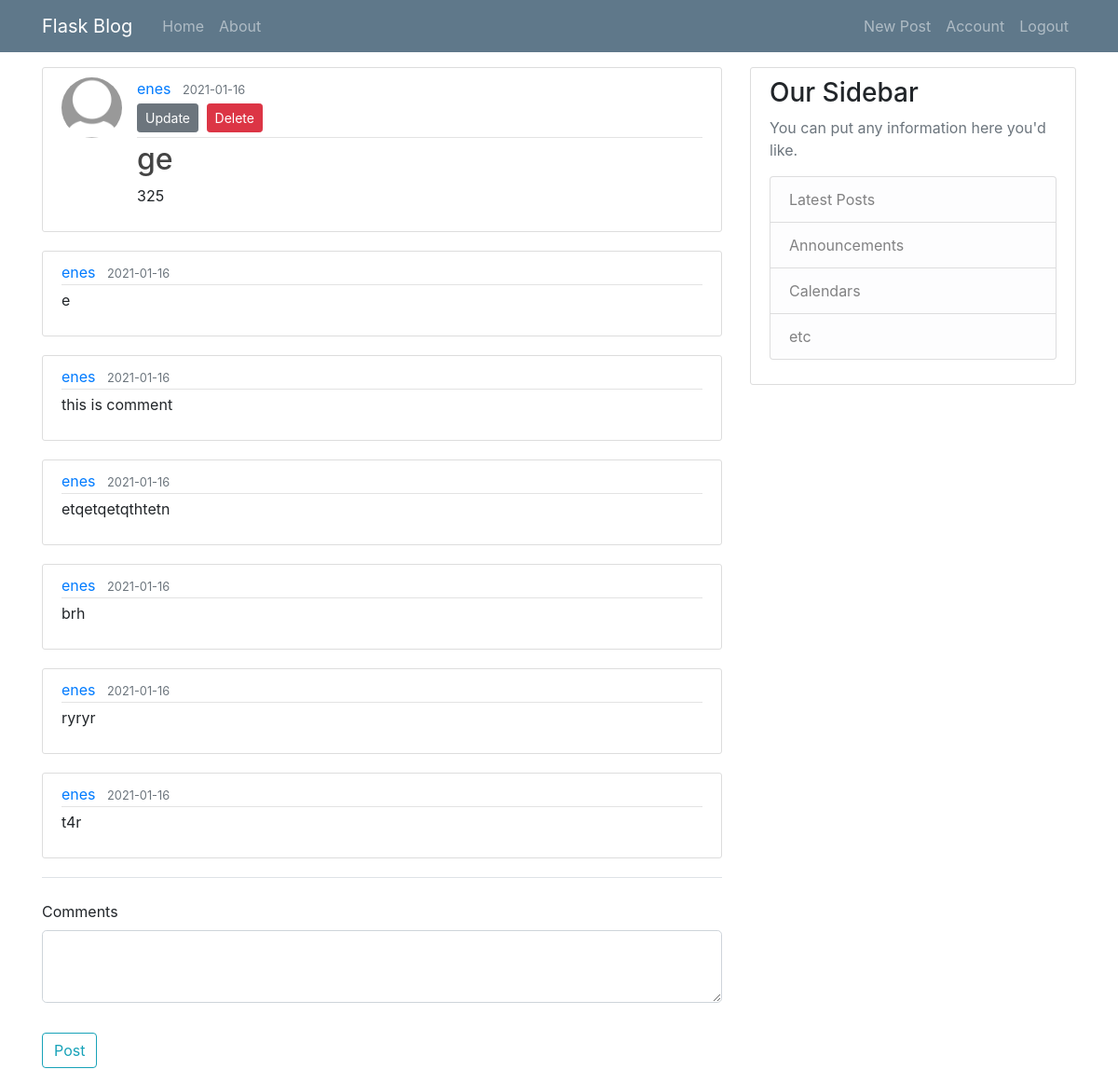
The app's page /post/2 (signed in) with its own data.
### Blog/models.py (models this page shows, shortened)
class User(db.Model, UserMixin):
    id = db.Column(db.Integer, primary_key=True)
    username = db.Column(db.String(20), unique=True, nullable=False)
    email = db.Column(db.String(120), unique=True, nullable=False)
    image_file = db.Column(db.String(20), nullable=False, default='default.jpg')
    password = db.Column(db.String(60), nullable=False)
    posts = db.relationship('Post', backref='author', lazy=True)
    comments = db.relationship('Comment', backref="author",lazy=True)

class Post(db.Model):
    id = db.Column(db.Integer, primary_key=True)
    title = db.Column(db.String(100), nullable=False)
    date_posted = db.Column(db.DateTime, nullable=False, default=datetime.utcnow)
    content = db.Column(db.Text, nullable=False)
    user_id = db.Column(db.Integer, db.ForeignKey('user.id'), nullable=False)
    comments = db.relationship('Comment', backref='entry', lazy=True)

class Comment(db.Model):
    id = db.Column(db.Integer, primary_key=True)
    date_posted = db.Column(db.DateTime, nullable=False, default=datetime.utcnow)
    content = db.Column(db.Text, nullable=False)
    post_id = db.Column(db.Integer, db.ForeignKey('post.id'), nullable=False)
    user_id = db.Column(db.Integer, db.ForeignKey('user.id'), nullable=False)

### Blog/routes.py (the view)
@app.route('/post/<int:post_id>', methods=['GET','POST'])
@login_required
def post(post_id):
    post = Post.query.get_or_404(post_id)
    form = CommentForm()
    if form.validate_on_submit():
        comment_post = Comment(content=form.content.data, entry=post, author=current_user)
        db.session.add(comment_post)
        db.session.commit()
        flash('Your comment has been created!', 'success')
        return redirect(url_for('post',post_id=post.id))
    comment = Comment.query.filter_by(post_id=post_id).order_by(Comment.date_posted.desc()).all()
    return render_template('post.html', post=post, form=form, comment=comment)

### Blog/forms.py
class CommentForm(FlaskForm):
    content = TextAreaField('Comments', validators=[DataRequired()])
    submit = SubmitField('Post')

### Blog/models.py (called while the page is built)
@login_manager.user_loader
def load_user(user_id):
    return User.query.get(int(user_id))

### Blog/templates/post.html (shortened to what this page needs)
{% extends "base.html" %}
{% block content %}
    <article class="media content-section">
      <img class="rounded-circle article-img" src="{{url_for('static', filename='images/' + post.author.image_file) }}" alt="">
      <div class="media-body">
        <div class="article-metadata">
          <a class="mr-2" href="{{url_for('user_posts', username=post.author.username)}}">{{ post.author.username }}</a>
          <small class="text-muted">{{ post.date_posted.strftime('%Y-%m-%d') }}</small>
          {% if post.author == current_user %}
            <div class="">
                <a class="btn btn-secondary btn-sm mt-1 mb-1" href="{{url_for('update_post', post_id=post.id)}}">Update</a>
                <button type="button" class="btn btn-danger btn-sm m-1" data-toggle="modal" data-target="#deleteModal" >Delete</button>
            </div>
          {% endif %}
        </div>
        <h2 class="article-title">{{ post.title }}</h2>
        <p class="article-content">{{ post.content }}</p>
      </div>
    </article>
    {% for comment in comment %}
    <article class="media content-section">
      <div class="media-body">
        <div class="article-metadata">
          <a class="mr-2" href="{{url_for('user_posts', username=comment.author.username)}}">{{ comment.author.username }}</a>
          <small class="text-muted">{{ comment.date_posted.strftime('%Y-%m-%d') }}</small>
        </div>
      <p class="article-content">{{ comment.content }}</p>
      </div>
    </article>
    {% endfor %}
    <form action="" method="POST">
        <fieldset class="form-group">
            <legend class="border-bottom mb-4">{{ legend }}</legend>
             <div class="form-group">
                {{ form.content.label(class="form-control-label") }}
                {% if form.content.errors %}
                  {{ form.content(class="form-control form-control-lg is-invalid") }}
                  <div class="invalid-feedback">
                    {% for error in form.content.errors %}
                      <span>{{ error }}</span>
                    {% endfor %}
                  </div>
                {% else %}
                  {{ form.content(class="form-control form-control-lg") }}
                {% endif %}
             </div>
        </fieldset>
         <div class="form-group">
           {{ form.submit(class="btn btn-outline-info") }}
          </div>
    </form>
{% endblock content %}

### Blog/static/main.css (style rules this page uses)
body { background: #fafafa; color: #333333; margin-top: 5rem; }
h1, h2, h3, h4, h5, h6 { color: #444444; }
.content-section { background: #ffffff; padding: 10px 20px; border: 1px solid #dddddd; border-radius: 3px; margin-bottom: 20px; }
.article-title { color: #444444; }
.article-content { white-space: pre-line; }
.article-img { height: 65px; width: 65px; margin-right: 16px; }
.article-metadata { padding-bottom: 1px; margin-bottom: 4px; border-bottom: 1px solid #e3e3e3 }

### records on screen
User: image_file (placeholder picture), author.username "enes"
Post: date_posted "2021-01-16", title "ge", content "325"
Comment: author.username "enes", date_posted "2021-01-16", content "e"
Comment: author.username "enes", date_posted "2021-01-16", content "this is comment"
Comment: author.username "enes", date_posted "2021-01-16", content "etqetqetqthtetn"
Comment: author.username "enes", date_posted "2021-01-16", content "brh"
Comment: author.username "enes", date_posted "2021-01-16", content "ryryr"
Comment: author.username "enes", date_posted "2021-01-16", content "t4r"
